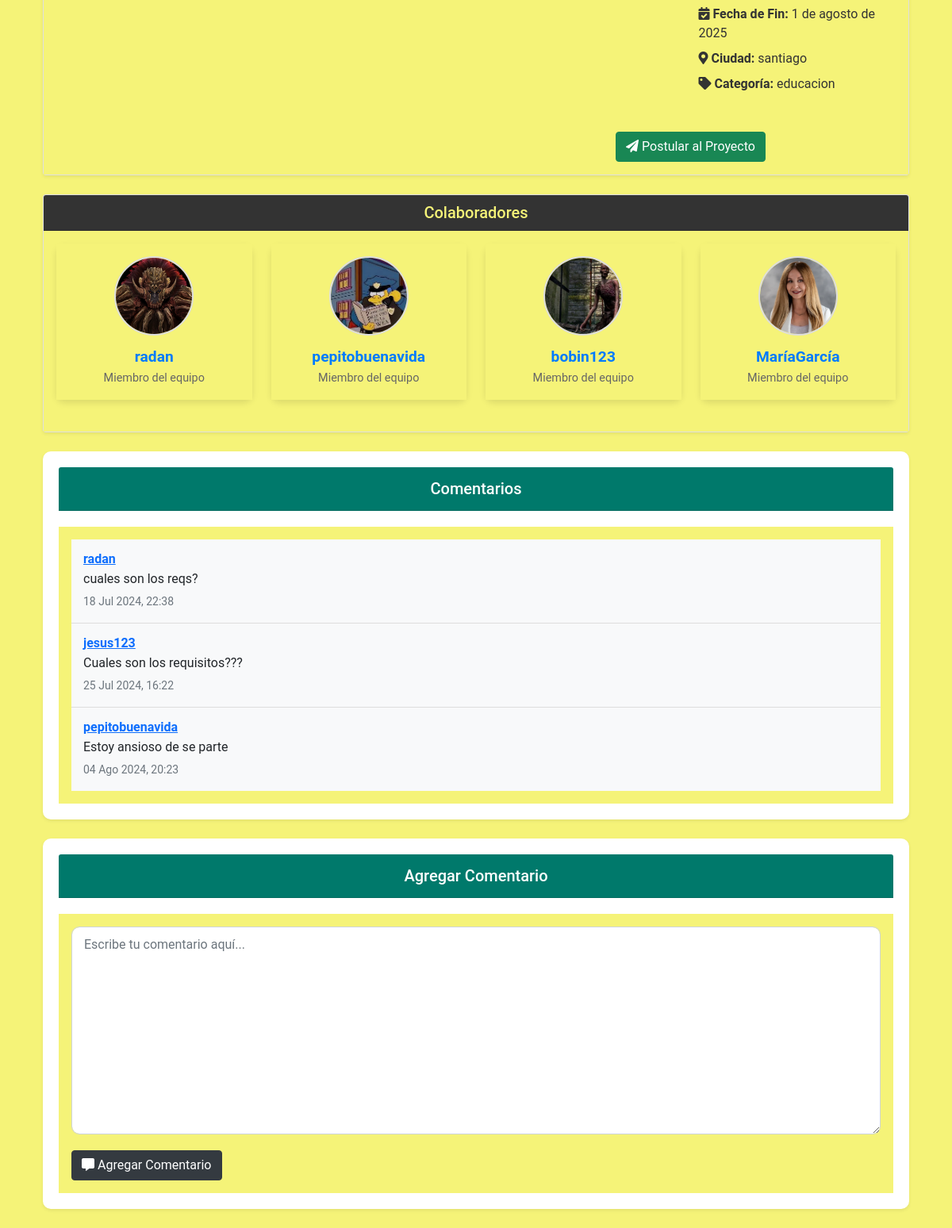
/proyectos/3/ (signed in, lower part), run on an earlier commit of the app's database.
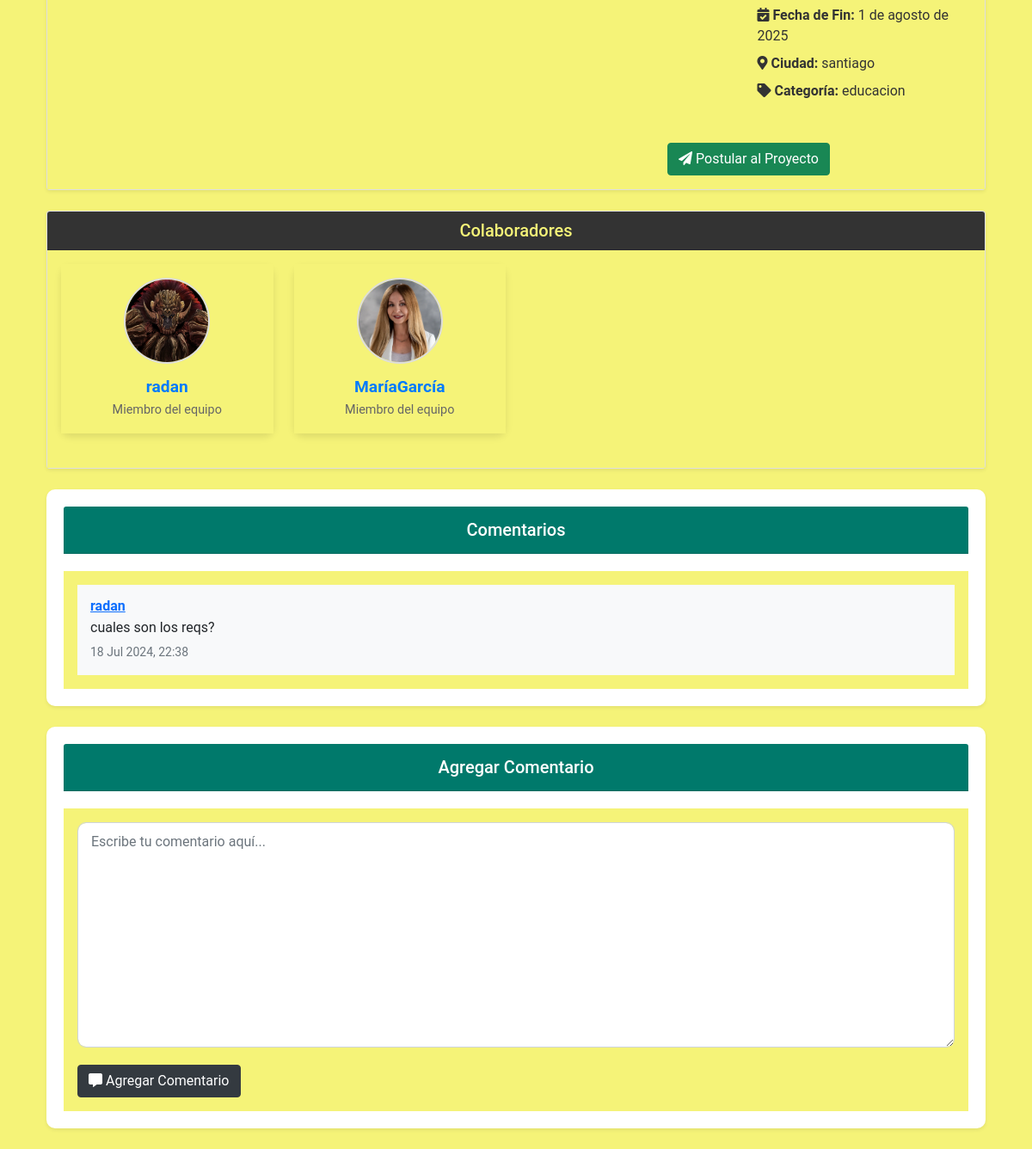
And on a later commit of the database.
### myapp/models.py (models this page shows, shortened)
class Proyecto(models.Model):
    nombre = models.CharField(max_length=200)
    descripcion = models.TextField()
    fecha_inicio = models.DateField()
    fecha_fin = models.DateField()
    ciudad = models.CharField(max_length=100, blank=True, null=True)
    imagen = models.ImageField(upload_to='proyectos/', blank=True, null=True)
    categoria = models.CharField(max_length=100, choices=[
        ('tecnologia', 'Tecnología'),
        ('educacion', 'Educación'),
        ('salud', 'Salud'),
        ('finanzas', 'Finanzas'),
        ('energia', 'Energía'),
        ('animales', 'Animales'),
    ], default='tecnologia')
    creador = models.ForeignKey(User, on_delete=models.CASCADE, related_name='proyectos_creados')
    colaboradores = models.ManyToManyField(User, related_name='proyectos_colaborados')

class Postulacion(models.Model):
    ESTADO_CHOICES = [
        ('pendiente', 'Pendiente'),
        ('aceptada', 'Aceptada'),
        ('rechazada', 'Rechazada'),
    ]
    proyecto = models.ForeignKey(Proyecto, on_delete=models.CASCADE)
    usuario = models.ForeignKey(User, on_delete=models.CASCADE)
    estado = models.CharField(max_length=10, choices=ESTADO_CHOICES, default='pendiente')
    fecha_postulacion = models.DateTimeField(auto_now_add=True)
    class Meta:
        unique_together = ('proyecto', 'usuario')

class Perfil(models.Model):
    user = models.OneToOneField(User, on_delete=models.CASCADE)
    nombre = models.CharField(max_length=30, blank=True, null=True)
    apellido = models.CharField(max_length=30, blank=True, null=True)
    telefono = models.CharField(max_length=15, blank=True, null=True)
    fecha_nacimiento = models.DateField(null=True, blank=True)
    avatar = models.ImageField(upload_to='avatars/', null=True, blank=True)
    website = models.URLField(max_length=200, blank=True, null=True)
    twitter = models.URLField(max_length=200, blank=True, null=True)
    facebook = models.URLField(max_length=200, blank=True, null=True)
    linkedin = models.URLField(max_length=200, blank=True, null=True)
    habilidad_1 = models.CharField(max_length=100, blank=True, null=True)
    habilidad_2 = models.CharField(max_length=100, blank=True, null=True)
    habilidad_3 = models.CharField(max_length=100, blank=True, null=True)
    experiencia = models.TextField(blank=True, null=True)
    especialidad = models.CharField(max_length=200, blank=True, null=True)
    ubicacion = models.CharField(max_length=200, blank=True, null=True)
    disponibilidad = models.BooleanField(blank=True, null=True)

class Comentario(models.Model):
    proyecto = models.ForeignKey(Proyecto, related_name='comentarios', on_delete=models.CASCADE)
    autor = models.ForeignKey(User, on_delete=models.CASCADE)
    texto = models.TextField()
    fecha_creacion = models.DateTimeField(auto_now_add=True)

### myapp/views.py (the view)
# urls.py: path('proyectos/<int:proyecto_id>/', views.proyecto_detalle, name='proyecto_detalle'),
@login_required
def proyecto_detalle(request, proyecto_id):
    proyecto = get_object_or_404(Proyecto, id=proyecto_id)
    comentarios = proyecto.comentarios.all()
    if request.method == 'POST':
        form = ComentarioForm(request.POST)
        if form.is_valid():
            comentario = form.save(commit=False)
            comentario.proyecto = proyecto
            comentario.autor = request.user
            comentario.save()
            messages.success(request, 'Comentario agregado exitosamente.')
            return redirect('proyecto_detalle', proyecto_id=proyecto.id)
        else:
            messages.error(request, 'Error al agregar el comentario.')
    else:
        form = ComentarioForm()
    aceptados = proyecto.postulacion_set.filter(estado='aceptada')
    return render(request, 'myapp/proyecto_detalle.html', {
        'proyecto': proyecto,
        'comentarios': comentarios,
        'form': form,
        'aceptados': aceptados,
    })

### myapp/forms.py
class ComentarioForm(forms.ModelForm):
    class Meta:
        model = Comentario
        fields = ['texto']
        widgets = {
            'texto': forms.Textarea(attrs={'class': 'form-control', 'placeholder': 'Escribe tu comentario aquí...'}),
        }

### myapp/templatetags/custom_filters.py (called while the page is built)
@register.filter(name='add_class')
def add_class(value, arg):
    return value.as_widget(attrs={'class': arg})

### myapp/templates/myapp/proyecto_detalle.html (shortened to what this page needs)
{% extends "myapp/base.html" %}
{% load static %}
{% load custom_filters %}
{% block extra_css %}
<link rel="stylesheet" href="{% static 'myapp/css/proyecto_detalle.css' %}">
{% endblock %}
{% block content %}
<div class="container mt-5">
    <div class="card mb-4 shadow-sm">
        <div class="card-body">
            <div class="row">
                <div class="col-md-6 mb-4">
                </div>
                <div class="col-md-6">
                    <div class="project-details mb-4">
                        <h5>Detalles del Proyecto</h5>
                        <ul class="list-unstyled">
                            <li class="mb-2"><i class="fas fa-calendar-check"></i> <strong>Fecha de Fin:</strong> {{ proyecto.fecha_fin }}</li>
                            <li class="mb-2"><i class="fas fa-map-marker-alt"></i> <strong>Ciudad:</strong> {{ proyecto.ciudad }}</li>
                            <li class="mb-2"><i class="fas fa-tag"></i> <strong>Categoría:</strong> {{ proyecto.categoria }}</li>
                        </ul>
                    </div>
                    <div class="text-center">
                        <form method="post" action="{% url 'postular_proyecto' proyecto.id %}">
                            <button type="submit" class="btn btn-success btn-block"><i class="fas fa-paper-plane"></i> Postular al Proyecto</button>
                        </form>
                    </div>
                </div>
            </div>
        </div>
    </div>
    <div class="card mb-4 shadow-sm">
        <div class="card-header text-center">
            <h5 class="mb-0">Colaboradores</h5>
        </div>
        <div class="card-body">
            {% if aceptados %}
                <div class="row">
                    {% for aceptado in aceptados %}
                        <div class="col-md-3 mb-4">
                            <div class="card card-aceptado text-center">
                                <div class="card-body">
                                    <div class="avatar-container">
                                        {% if aceptado.usuario.perfil.avatar %}
                                            <img src="{{ aceptado.usuario.perfil.avatar.url }}" alt="{{ aceptado.usuario.username }}" class="avatar">
                                        {% else %}
                                            <img src="{% static 'myapp/images/default_avatar.png' %}" alt="{{ aceptado.usuario.username }}" class="avatar">
                                        {% endif %}
                                    </div>
                                    <h5 class="card-title">
                                        <a href="{% url 'ver_perfil' aceptado.usuario.id %}">{{ aceptado.usuario.username }}</a>
                                    </h5>
                                    <p class="card-text">{{ aceptado.usuario.perfil.descripcion|default:"Miembro del equipo" }}</p>
                                </div>
                            </div>
                        </div>
                    {% endfor %}
                </div>
            {% else %}
                <p>No hay colaboradores aceptados.</p>
            {% endif %}
        </div>
    </div>
    <div class="card card-comments mb-4 shadow-sm">
        <div class="card-header custom-header">
            <h5 class="mb-0">Comentarios</h5>
        </div>
        <div class="card-body">
            <ul class="list-group list-group-flush">
                {% for comentario in comentarios %}
                <li class="list-group-item d-flex justify-content-between align-items-start">
                    <div>
                        <h6 class="fw-bold mb-1">
                            <a href="{% url 'ver_perfil' comentario.autor.id %}">{{ comentario.autor.username }}</a>
                        </h6>
                        <p class="mb-1">{{ comentario.texto }}</p>
                        <small class="text-muted">{{ comentario.fecha_creacion|date:"d M Y, H:i" }}</small>
                    </div>
                </li>
                {% endfor %}
            </ul>
        </div>
    </div>
    <div class="card card-form mb-4 shadow-sm">
        <div class="card-header custom-header">
            <h5 class="mb-0">Agregar Comentario</h5>
        </div>
        <div class="card-body">
            <form method="post">
                <div class="form-group">
                    {{ form.texto|add_class:"form-control" }}
                </div>
                <button type="submit" class="btn btn-primary"><i class="fas fa-comment-alt"></i> Agregar Comentario</button>
            </form>
        </div>
    </div>
</div>
{% endblock %}

### myapp/templates/myapp/base.html (shortened to what this page needs)
<!DOCTYPE html>
<html lang="es">
<head>
    {% load static %}
    <link rel="stylesheet" href="https://cdn.jsdelivr.net/npm/bootstrap@5.1.3/dist/css/bootstrap.min.css">
    <link rel="stylesheet" href="https://cdnjs.cloudflare.com/ajax/libs/font-awesome/5.15.4/css/all.min.css">
    <link rel="stylesheet" href="https://cdn.jsdelivr.net/npm/@icon/entypo@1.0.3/entypo.css">
    <link rel="stylesheet" href="https://cdnjs.cloudflare.com/ajax/libs/bootstrap-datepicker/1.9.0/css/bootstrap-datepicker.min.css">
    <link rel="stylesheet" href="{% static 'css/style.css' %}">
    <link rel="stylesheet" href="{% static 'css/ver_perfil.css' %}">
    <link rel="stylesheet" href="{% static 'css/register.css' %}">
    {% block extra_css %}{% endblock %}
</head>
<body>
    <main class="container">
        {% block content %}{% endblock %}
    </main>
</body>
</html>

### myapp/static/css/style.css (style rules this page uses)
body { padding-top: 60px; background-color: #f5f378; font-family: 'Roboto', sans-serif; color: #333; }
.container { margin-top: 20px; }
.card { box-shadow: 0 4px 8px rgba(0, 0, 0, 0.1); transition: transform 0.2s; }
.btn-primary { background-color: #343a40; border-color: #343a40; transition: background-color 0.3s, border-color 0.3s; }
.card-header { font-size: 1.25rem; font-weight: bold; background-color: #333333; color: #f5f378; padding: 10px; text-align: center; }

### myapp/static/css/ver_perfil.css (style rules this page uses)
.card-body { background: #f5f378; }

### myapp/static/css/register.css (style rules this page uses)
body { background-color: #dcc4fa; }

### myapp/static/css/proyecto_detalle.css (style rules this page uses)
body { background-color: #f4f4f9; font-family: 'Roboto', sans-serif; }
.container { margin-top: 20px; }
.custom-header { background-color: #00796b; color: #ffffff; padding: 15px; font-size: 1.5rem; font-weight: 700; border-radius: 10px 10px 0 0; text-align: center; margin-bottom: 20px; }
.card-title { font-size: 1.5rem; font-weight: 700; margin-bottom: 0; }
.card-comments { border: none; border-radius: 10px; box-shadow: 0 5px 10px rgba(0, 0, 0, 0.1); padding: 20px; margin-bottom: 30px; background-color: #ffffff; }
.card-comments .list-group-item { border: none; border-bottom: 1px solid #ddd; padding: 15px; background-color: #f8f9fa; }
.card-comments .list-group-item:last-child { border-bottom: none; }
.card-comments .fw-bold { font-weight: 700; color: #00796b; }
.card-form { border: none; border-radius: 10px; box-shadow: 0 5px 10px rgba(0, 0, 0, 0.1); padding: 20px; margin-bottom: 30px; background-color: #ffffff; }
.card-form .form-group { margin-bottom: 20px; }
.card-form .form-control { border-radius: 10px; padding: 10px 15px; }
.mt-5 { margin-top: 3rem !important; }
.mb-4 { margin-bottom: 1.5rem !important; }
.project-details { display: grid; grid-template-columns: 1fr 1fr; gap: 20px; }

### myapp/templates/myapp/proyecto_detalle.html (style rules this page uses)
.card-aceptado { border: none; border-radius: 10px; box-shadow: 0 4px 8px rgba(0, 0, 0, 0.1); transition: transform 0.2s; background-color: #ffffff; }
.avatar-container { display: flex; justify-content: center; align-items: center; margin-bottom: 15px; }
.avatar { width: 100px; height: 100px; border-radius: 50%; object-fit: cover; border: 2px solid #ddd; }
.card-title { font-size: 1.2rem; font-weight: 600; color: #333; margin-bottom: 5px; }
.card-title a { color: #007bff; text-decoration: none; }
.card-text { font-size: 0.9rem; color: #666; }

### myapp/templates/myapp/base.html (style rules this page uses)
body { background-color: #f5f378; }

What changed in the data, as far as the page shows it:
removed Postulacion: usuario.perfil.avatar (picture), usuario.username "pepitobuenavida", usuario.perfil.descripcion "Miembro del equipo"
removed Postulacion: usuario.perfil.avatar (picture), usuario.username "bobin123", usuario.perfil.descripcion "Miembro del equipo"
removed Comentario: autor.username "jesus123", texto "Cuales son los requisitos???", fecha_creacion "25 Jul 2024, 16:22"
removed Comentario: autor.username "pepitobuenavida", texto "Estoy ansioso de se parte", fecha_creacion "04 Ago 2024, 20:23"
